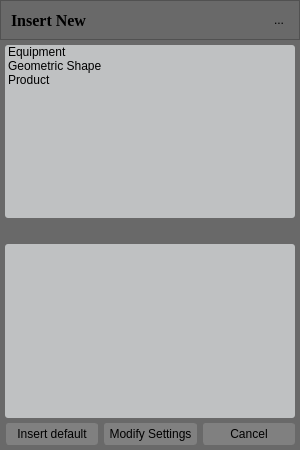
<?xml version="1.0" encoding="UTF-8"?>
<ui version="4.0">
 <class>InsertNewItem</class>
 <widget class="QDialog" name="InsertNewItem">
  <property name="windowModality">
   <enum>Qt::ApplicationModal</enum>
  </property>
  <property name="geometry">
   <rect>
    <x>0</x>
    <y>0</y>
    <width>300</width>
    <height>450</height>
   </rect>
  </property>
  <property name="sizePolicy">
   <sizepolicy hsizetype="Fixed" vsizetype="Fixed">
    <horstretch>0</horstretch>
    <verstretch>0</verstretch>
   </sizepolicy>
  </property>
  <property name="minimumSize">
   <size>
    <width>300</width>
    <height>450</height>
   </size>
  </property>
  <property name="maximumSize">
   <size>
    <width>300</width>
    <height>450</height>
   </size>
  </property>
  <property name="windowTitle">
   <string>Dialog</string>
  </property>
  <property name="styleSheet">
   <string notr="true">QWidget {
	background-color: rgb(191,193,194);
	border-color: black;
}

/*	Push button*/
QPushButton {
	min-height: 20px;
	border: 1px solid gray;
	border-radius: 3px;
	background-color: lightgray;
	selection-background-color: gray;
}

QPushButton:hover {
	background-color: gray;
	border-radius: 3px;
}

/*Menu bar*/
QMenuBar {
	background-color:rgb(105,105,105);
	spacing: 0px;
}

QMenuBar::item {
	background-color: transparent;
}

QMenu {
	background-color:rgb(105,105,105);
	border: 1px solid black;
}

/*Combo box*/
QComboBox {
	min-height: 19px;
	background-color: lightgray;
	selection-background-color: gray;
	padding-left: 4px;
	border: 1px solid gray;
}

QComboBox::down-arrow {
	image: url(C:/Projekti/VRShop/Dev/OSG/Resources/Icons/arrow_down.png);
    width: 10px;
    height: 10px;
}

QComboBox::drop-down {
	border: 0px;
    subcontrol-position: top right;
    width: 15px;
}

QComboBox QAbstractItemView {
	border: 1px solid black;
	background-color: lightgray;
	selection-background-color: gray;
}


QMenuBar::item:selected, QMenu::item:selected,QListWidget::item:selected, QComboBox:hover
{
	background-color: gray;
}


/*Tool button*/
QToolButton {
	max-width: 20px;
	max-height: 20px;
	border: 0px solid gray;
}

/*Line edit*/
QLineEdit {
    border: 1px solid gray;
	border-radius: 3px;
    background-color: lightgray;
    selection-background-color: darkgray;
}</string>
  </property>
  <layout class="QVBoxLayout" name="verticalLayout">
   <property name="spacing">
    <number>0</number>
   </property>
   <property name="leftMargin">
    <number>0</number>
   </property>
   <property name="topMargin">
    <number>0</number>
   </property>
   <property name="rightMargin">
    <number>0</number>
   </property>
   <property name="bottomMargin">
    <number>0</number>
   </property>
   <item>
    <widget class="QFrame" name="m_pFrameTitle">
     <property name="sizePolicy">
      <sizepolicy hsizetype="Expanding" vsizetype="Fixed">
       <horstretch>0</horstretch>
       <verstretch>0</verstretch>
      </sizepolicy>
     </property>
     <property name="minimumSize">
      <size>
       <width>290</width>
       <height>40</height>
      </size>
     </property>
     <property name="styleSheet">
      <string notr="true">background-color:rgb(105,105,105)</string>
     </property>
     <property name="frameShape">
      <enum>QFrame::StyledPanel</enum>
     </property>
     <property name="frameShadow">
      <enum>QFrame::Raised</enum>
     </property>
     <layout class="QHBoxLayout" name="horizontalLayout">
      <property name="leftMargin">
       <number>10</number>
      </property>
      <property name="topMargin">
       <number>10</number>
      </property>
      <property name="rightMargin">
       <number>10</number>
      </property>
      <property name="bottomMargin">
       <number>10</number>
      </property>
      <item>
       <widget class="QLabel" name="m_pLabelTitle">
        <property name="font">
         <font>
          <family>Times New Roman</family>
          <pointsize>12</pointsize>
          <weight>75</weight>
          <bold>true</bold>
         </font>
        </property>
        <property name="text">
         <string>Insert New</string>
        </property>
       </widget>
      </item>
      <item>
       <widget class="QToolButton" name="m_pToolButtonClose">
        <property name="minimumSize">
         <size>
          <width>16</width>
          <height>16</height>
         </size>
        </property>
        <property name="maximumSize">
         <size>
          <width>20</width>
          <height>20</height>
         </size>
        </property>
        <property name="layoutDirection">
         <enum>Qt::RightToLeft</enum>
        </property>
        <property name="text">
         <string>...</string>
        </property>
        <property name="icon">
         <iconset>
          <normaloff>../../../../Resources/Icons/close-icon.png</normaloff>../../../../Resources/Icons/close-icon.png</iconset>
        </property>
       </widget>
      </item>
     </layout>
    </widget>
   </item>
   <item>
    <widget class="QFrame" name="m_pVerticalFrameListWidgets">
     <property name="styleSheet">
      <string notr="true">background-color:rgb(105,105,105)</string>
     </property>
     <layout class="QVBoxLayout" name="verticalLayout_2">
      <property name="leftMargin">
       <number>5</number>
      </property>
      <property name="topMargin">
       <number>5</number>
      </property>
      <property name="rightMargin">
       <number>5</number>
      </property>
      <property name="bottomMargin">
       <number>5</number>
      </property>
      <item>
       <widget class="QListWidget" name="m_pListWidgetGroup">
        <property name="mouseTracking">
         <bool>true</bool>
        </property>
        <property name="styleSheet">
         <string notr="true">QListWidget::item:hover,QListWidget::item:selected{
	background-color: rgb(105, 105, 105);
	color:white;
}

QListWidget{
	background-color: rgb(191,193,194);
	border-radius: 3px;
}
</string>
        </property>
        <property name="frameShape">
         <enum>QFrame::NoFrame</enum>
        </property>
        <property name="spacing">
         <number>2</number>
        </property>
        <property name="sortingEnabled">
         <bool>true</bool>
        </property>
        <item>
         <property name="text">
          <string>Equipment</string>
         </property>
        </item>
        <item>
         <property name="text">
          <string>Geometric Shape</string>
         </property>
        </item>
        <item>
         <property name="text">
          <string>Product</string>
         </property>
        </item>
       </widget>
      </item>
      <item>
       <widget class="QLabel" name="m_pArrow">
        <property name="maximumSize">
         <size>
          <width>330</width>
          <height>16</height>
         </size>
        </property>
        <property name="text">
         <string/>
        </property>
        <property name="pixmap">
         <pixmap>../../../../Resources/Icons/arrow_down.png</pixmap>
        </property>
        <property name="alignment">
         <set>Qt::AlignCenter</set>
        </property>
        <property name="indent">
         <number>0</number>
        </property>
       </widget>
      </item>
      <item>
       <widget class="QListWidget" name="m_pListWidgetItem">
        <property name="styleSheet">
         <string notr="true">QListWidget::item:hover,QListWidget::item:selected{
	background-color: rgb(105, 105, 105);
	color:white;
}

QListWidget{
	background-color: rgb(191,193,194);
	border-radius: 3px;
}
</string>
        </property>
        <property name="frameShape">
         <enum>QFrame::NoFrame</enum>
        </property>
        <property name="spacing">
         <number>2</number>
        </property>
       </widget>
      </item>
     </layout>
    </widget>
   </item>
   <item>
    <widget class="QFrame" name="m_pFrameButtonBox">
     <property name="styleSheet">
      <string notr="true">background-color:rgb(105,105,105);</string>
     </property>
     <layout class="QHBoxLayout" name="horizontalLayout_2">
      <property name="spacing">
       <number>6</number>
      </property>
      <property name="leftMargin">
       <number>6</number>
      </property>
      <property name="topMargin">
       <number>0</number>
      </property>
      <property name="rightMargin">
       <number>5</number>
      </property>
      <property name="bottomMargin">
       <number>5</number>
      </property>
      <item>
       <widget class="QPushButton" name="m_pPushButtonInsert">
        <property name="styleSheet">
         <string notr="true">QPushButton {
	min-height: 20px;
	border: 1px solid gray;
	border-radius: 3px;
	background-color: gray;
	selection-background-color: rgb(191,193,194);
}

QPushButton:hover {
	background-color:rgb(105,105,105);
	border-radius: 3px;
	color:white;
}</string>
        </property>
        <property name="text">
         <string>Insert default</string>
        </property>
       </widget>
      </item>
      <item>
       <widget class="QPushButton" name="m_pPushButtonModify">
        <property name="styleSheet">
         <string notr="true">QPushButton {
	min-height: 20px;
	border: 1px solid gray;
	border-radius: 3px;
	background-color: gray;
	selection-background-color: rgb(191,193,194);
}

QPushButton:hover {
	background-color:rgb(105,105,105);
	border-radius: 3px;
	color:white;
}</string>
        </property>
        <property name="text">
         <string>Modify Settings</string>
        </property>
       </widget>
      </item>
      <item>
       <widget class="QPushButton" name="m_pPushButtonCancel">
        <property name="styleSheet">
         <string notr="true">QPushButton {
	min-height: 20px;
	border: 1px solid gray;
	border-radius: 3px;
	background-color: gray;
	selection-background-color: rgb(191,193,194);
}

QPushButton:hover {
	background-color:rgb(105,105,105);
	border-radius: 3px;
	color:white;
}</string>
        </property>
        <property name="text">
         <string>Cancel</string>
        </property>
        <property name="flat">
         <bool>true</bool>
        </property>
       </widget>
      </item>
     </layout>
    </widget>
   </item>
  </layout>
 </widget>
 <resources/>
 <connections/>
</ui>
